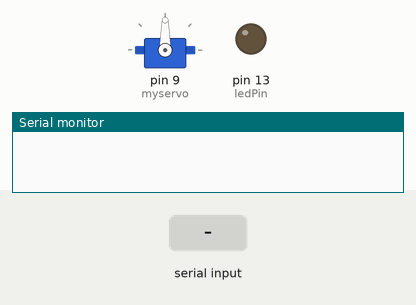
This sketch was run on a simulated Arduino Uno, built with avr-gcc and run on an emulated ATmega328P. Shown: servo, output pins drawn as LEDs (lit = HIGH), the last lines printed to the serial monitor. The inputs (shaded band) are chosen by the test bench.

Above: at 1.2 s.
1.3 s: byte 30 received over Serial
At 1.6 s:
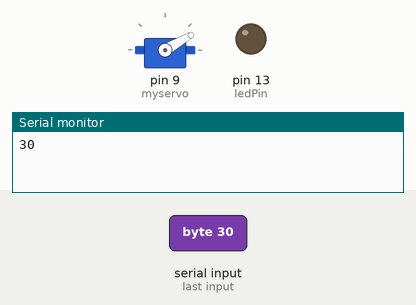
2.8 s: byte 120 received over Serial
At 3.9 s:
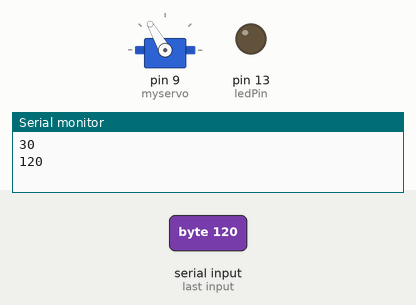
Timing chart, 0 to 5.8 s (numbered marks = the images above; inputs shaded):
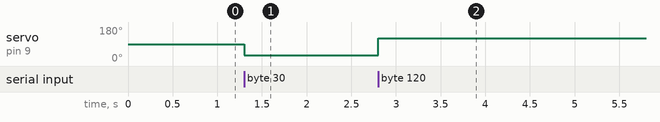

Measured:
- after the input at 1.3 s, servo on pin 9 (myservo): 90° → 30° at once
- after the input at 2.8 s, servo on pin 9 (myservo): 30° → 120° at once

The sketch:

Servo.ino
```cpp
#include <Servo.h>

Servo myservo;
int bluetoothTx = 1;
int ledPin = 13;
int bluetoothRx = 0;

//SoftwareSerial bluetooth(bluetoothTx, bluetoothRx);

int i = 90;

void setup() {
  pinMode(ledPin, OUTPUT);
  myservo.attach(9);
  Serial.begin(9600);
//  bluetooth.begin(9600);
}

void loop() {
  if(Serial.available() > 0){
    int toSend = Serial.read();
//    if(toSend == 0){
////      toSend = 180;
//      digitalWrite(ledPin,LOW);
//    }
//    else if(toSend == 1){
//      digitalWrite(ledPin,HIGH);
////      toSend = 30;
//    }
    Serial.print(toSend);
    Serial.print("\n");
    myservo.write(toSend);
  }
}
```
